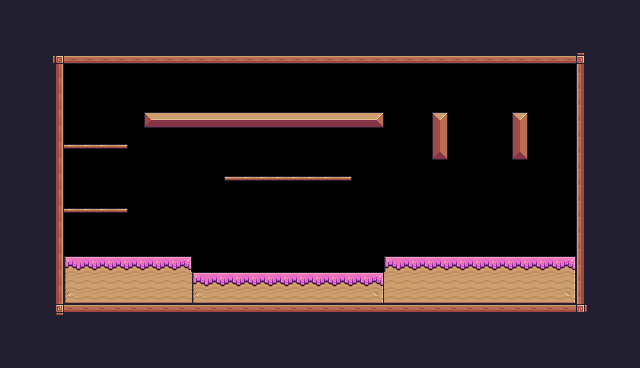

Below is a game level as drawn by its tile map, then a one-line description and the .tmx file that defines it, in full:
An orthogonal 40x23 tile map with 16x16 px tiles, 1 tile layer (Background) and 28 objects (6x Spike, 5x Fruit, 3x Platform, Checkpoint, AngryPig, ...).

<map version="1.10" tiledversion="1.12.2" orientation="orthogonal" renderorder="right-down" width="40" height="23" tilewidth="16" tileheight="16" infinite="0" nextlayerid="4" nextobjectid="91">
 <tileset firstgid="1" source="Pixel_Adventure.tsx" />
 <layer id="1" name="Background" width="40" height="23">
  <properties>
   <property name="BackgroundColor" value="Gray" />
  </properties>
  <data encoding="csv">
24,24,24,24,24,24,24,24,24,24,24,24,24,24,24,24,24,24,24,24,24,24,24,24,24,24,24,24,24,24,24,24,24,24,24,24,24,24,24,24,
24,24,24,24,24,24,24,24,24,24,24,24,24,24,24,24,24,24,24,24,24,24,24,24,24,24,24,24,24,24,24,24,24,24,24,24,24,24,24,24,
24,24,24,24,24,24,24,24,24,24,24,24,24,24,24,24,24,24,24,24,24,24,24,24,24,24,24,24,24,24,24,24,24,24,24,24,24,24,24,24,
24,24,24,92,134,134,134,134,134,134,134,134,134,134,134,134,134,134,134,134,134,134,134,134,134,134,134,134,134,134,134,134,134,134,134,134,93,24,24,24,
24,24,24,113,0,0,0,0,0,0,0,0,0,0,0,0,0,0,0,0,0,0,0,0,0,0,0,0,0,0,0,0,0,0,0,0,111,24,24,24,
24,24,24,113,0,0,0,0,0,0,0,0,0,0,0,0,0,0,0,0,0,0,0,0,0,0,0,0,0,0,0,0,0,0,0,0,111,24,24,24,
24,24,24,113,0,0,0,0,0,0,0,0,0,0,0,0,0,0,0,0,0,0,0,0,0,0,0,0,0,0,0,0,0,0,0,0,111,24,24,24,
24,24,24,113,0,0,0,0,0,13,14,14,14,14,14,14,14,14,14,14,14,14,14,15,0,0,0,16,0,0,0,0,16,0,0,0,111,24,24,24,
24,24,24,113,0,0,0,0,0,0,0,0,0,0,0,0,0,0,0,0,0,0,0,0,0,0,0,38,0,0,0,0,38,0,0,0,111,24,24,24,
24,24,24,113,41,41,41,42,0,0,0,0,0,0,0,0,0,0,0,0,0,0,0,0,0,0,0,60,0,0,0,0,60,0,0,0,111,24,24,24,
24,24,24,113,0,0,0,0,0,0,0,0,0,0,0,0,0,0,0,0,0,0,0,0,0,0,0,0,0,0,0,0,0,0,0,0,111,24,24,24,
24,24,24,113,0,0,0,0,0,0,0,0,0,0,40,41,41,41,41,41,41,42,0,0,0,0,0,0,0,0,0,0,0,0,0,0,111,24,24,24,
24,24,24,113,0,0,0,0,0,0,0,0,0,0,0,0,0,0,0,0,0,0,0,0,0,0,0,0,0,0,0,0,0,0,0,0,111,24,24,24,
24,24,24,113,41,41,41,42,0,0,0,0,0,0,0,0,0,0,0,0,0,0,0,0,0,0,0,0,0,0,0,0,0,0,0,0,111,24,24,24,
24,24,24,113,0,0,0,0,0,0,0,0,0,0,0,0,0,0,0,0,0,0,0,0,0,0,0,0,0,0,0,0,0,0,0,0,111,24,24,24,
24,24,24,113,0,0,0,0,0,0,0,0,0,0,0,0,0,0,0,0,0,0,0,0,0,0,0,0,0,0,0,0,0,0,0,0,111,24,24,24,
24,24,24,113,183,184,184,184,184,184,184,185,0,0,0,0,0,0,0,0,0,0,0,0,183,184,184,184,184,184,184,184,184,184,184,185,111,24,24,24,
24,24,24,113,205,206,206,206,206,206,206,206,183,184,184,184,184,184,184,184,184,184,184,185,206,206,206,206,206,206,206,206,206,206,206,207,111,24,24,24,
24,24,24,113,227,228,228,228,228,228,228,228,227,228,228,228,228,228,228,228,228,228,228,229,228,228,228,228,228,228,228,228,228,228,228,229,111,24,24,24,
24,24,24,114,90,90,90,90,90,90,90,90,90,90,90,90,90,90,90,90,90,90,90,90,90,90,90,90,90,90,90,90,90,90,90,90,115,24,24,24,
24,24,24,24,24,24,24,24,24,24,24,24,24,24,24,24,24,24,24,24,24,24,24,24,24,24,24,24,24,24,24,24,24,24,24,24,24,24,24,24,
24,24,24,24,24,24,24,24,24,24,24,24,24,24,24,24,24,24,24,24,24,24,24,24,24,24,24,24,24,24,24,24,24,24,24,24,24,24,24,24,
24,24,24,24,24,24,24,24,24,24,24,24,24,24,24,24,24,24,24,24,24,24,24,24,24,24,24,24,24,24,24,24,24,24,24,24,24,24,24,24
</data>
 </layer>
 <objectgroup id="3" name="Collisions">
  <object id="19" x="48" y="48" width="544" height="16" />
  <object id="20" x="576" y="64" width="16" height="256" />
  <object id="21" x="64" y="304" width="512" height="16" />
  <object id="22" x="48" y="64" width="16" height="256" />
  <object id="65" x="144" y="112" width="240" height="16" />
  <object id="66" x="432" y="112" width="16" height="48" />
  <object id="67" x="512" y="112" width="16" height="48" />
  <object id="68" type="Platform" x="224" y="176" width="128" height="16" />
  <object id="69" type="Platform" x="64" y="144" width="64" height="16" />
  <object id="70" type="Platform" x="64" y="208" width="64" height="16" />
  <object id="71" x="64" y="256" width="128" height="48" />
  <object id="72" x="192" y="272" width="192" height="32" />
  <object id="73" x="384" y="256" width="192" height="48" />
 </objectgroup>
 <objectgroup id="2" name="Spawnpoints">
  <object id="75" name="Kiwi" type="Fruit" x="80" y="176" width="32" height="32" />
  <object id="76" name="Melon" type="Fruit" x="80" y="112" width="32" height="32" />
  <object id="77" name="Orange" type="Fruit" x="368" y="144" width="32" height="32" />
  <object id="78" type="Spike" x="224" y="256" width="16" height="16">
   <properties>
    <property name="isVertical" type="bool" value="false" />
    <property name="offNeg" type="float" value="8" />
    <property name="offPos" type="float" value="7" />
   </properties>
  </object>
  <object id="79" type="Spike" x="272" y="256" width="16" height="16">
   <properties>
    <property name="isVertical" type="bool" value="false" />
    <property name="offNeg" type="float" value="8" />
    <property name="offPos" type="float" value="7" />
   </properties>
  </object>
  <object id="80" type="Spike" x="272" y="256" width="16" height="16">
   <properties>
    <property name="isVertical" type="bool" value="false" />
    <property name="offNeg" type="float" value="8" />
    <property name="offPos" type="float" value="7" />
   </properties>
  </object>
  <object id="81" type="Spike" x="272" y="256" width="16" height="16">
   <properties>
    <property name="isVertical" type="bool" value="false" />
    <property name="offNeg" type="float" value="8" />
    <property name="offPos" type="float" value="7" />
   </properties>
  </object>
  <object id="82" type="Spike" x="272" y="256" width="16" height="16">
   <properties>
    <property name="isVertical" type="bool" value="false" />
    <property name="offNeg" type="float" value="8" />
    <property name="offPos" type="float" value="7" />
   </properties>
  </object>
  <object id="83" type="Spike" x="320" y="256" width="16" height="16">
   <properties>
    <property name="isVertical" type="bool" value="false" />
    <property name="offNeg" type="float" value="8" />
    <property name="offPos" type="float" value="7" />
   </properties>
  </object>
  <object id="84" type="Checkpoint" x="512" y="192" width="64" height="64" />
  <object id="85" name="Pineapple" type="Fruit" x="464" y="96" width="32" height="32" />
  <object id="86" name="Apple" type="Fruit" x="464" y="144" width="32" height="32" />
  <object id="88" name="AngryPig" type="AngryPig" x="288" y="240" width="32" height="32">
   <properties>
    <property name="deadDamage" type="bool" value="false" />
    <property name="offNeg" type="float" value="6" />
    <property name="offPos" type="float" value="6" />
    <property name="patrol" type="bool" value="true" />
    <property name="undead" type="bool" value="false" />
   </properties>
  </object>
  <object id="89" name="Player" type="Player" x="144" y="224" width="32" height="32" />
  <object id="90" name="Chicken" type="Chicken" x="304" y="80" width="32" height="32">
   <properties>
    <property name="deadDamage" type="bool" value="false" />
    <property name="offNeg" type="float" value="10" />
    <property name="offPos" type="float" value="6" />
    <property name="patrol" type="bool" value="true" />
    <property name="undead" type="bool" value="false" />
   </properties>
  </object>
 </objectgroup>
</map>
